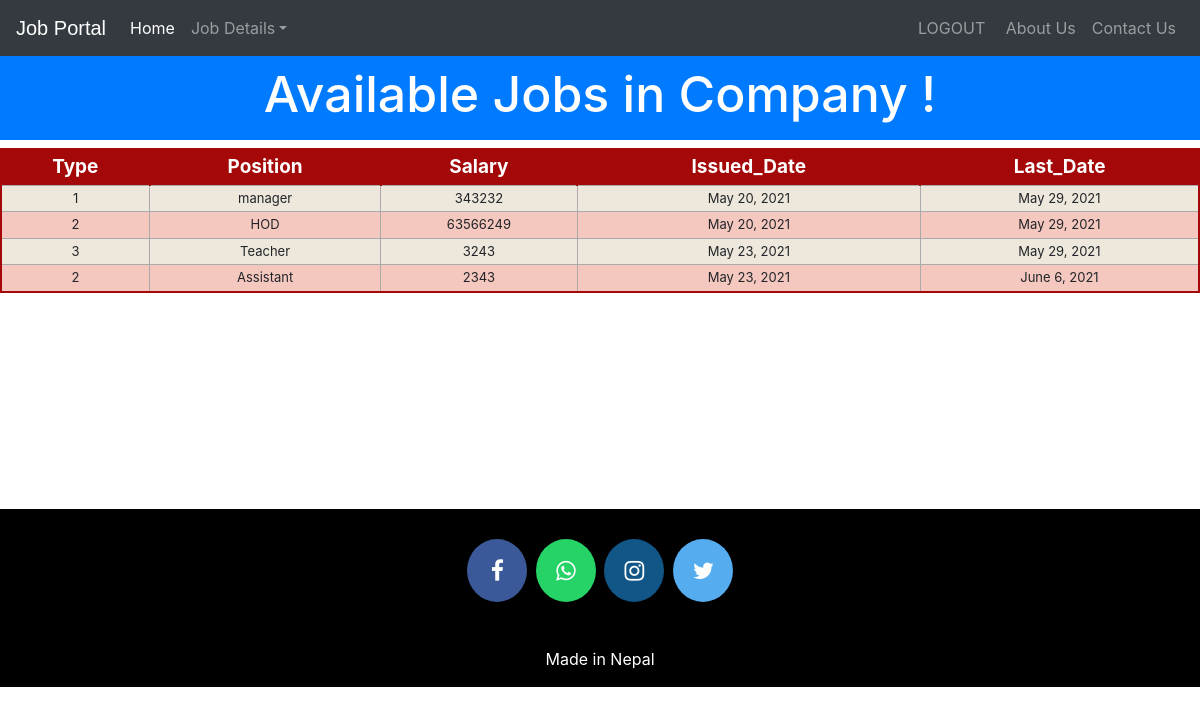
Before: /view-job-company/ (signed in) with the older database file.
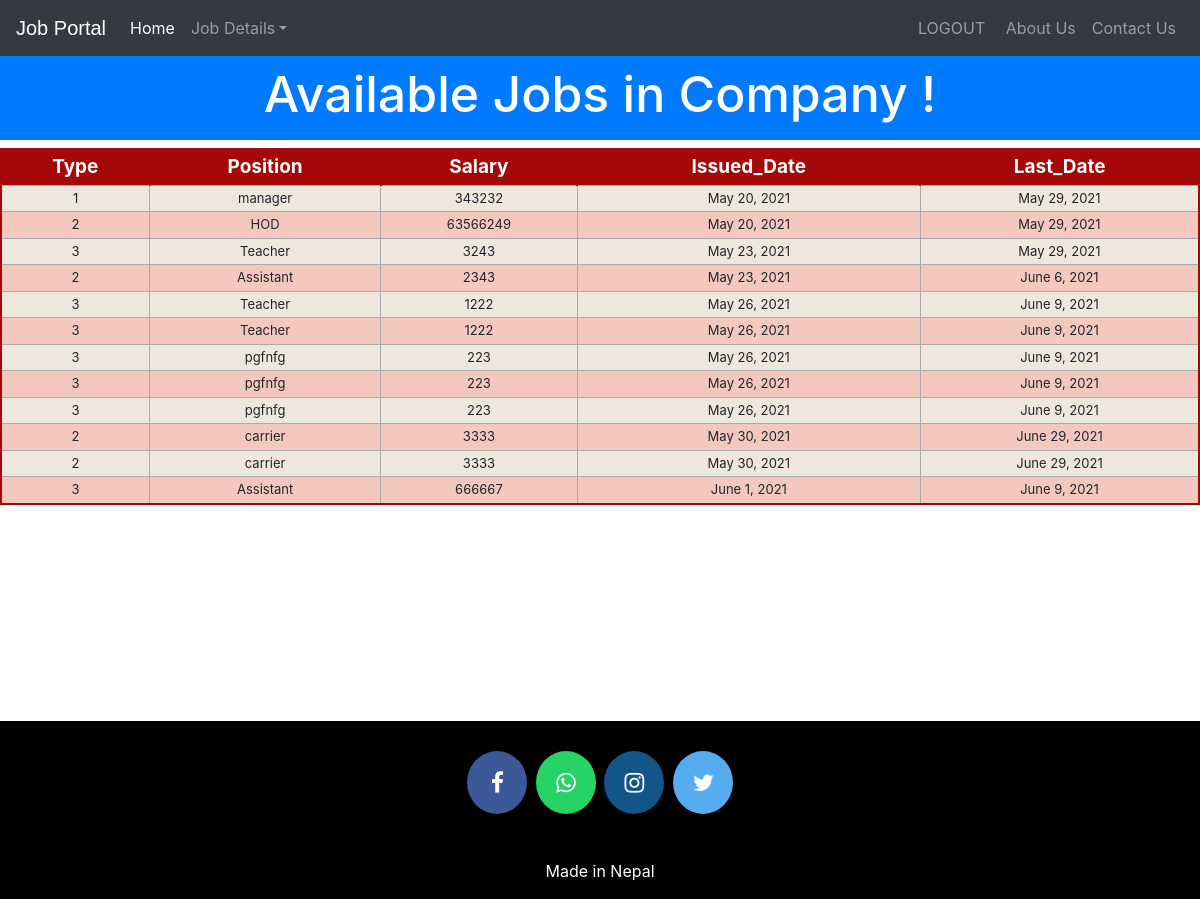
After: the same page with the newer database file.
### account/models.py (models this page shows, shortened)
class JobDetails(models.Model):
    user = models.ForeignKey(User, on_delete=models.CASCADE)
    type=models.CharField( choices=JOB_TYPE,max_length=10)
    position=models.CharField(max_length=20)
    description=models.TextField(max_length=100)
    salary=models.PositiveBigIntegerField()
    company_name=models.CharField(max_length=40)
    company_address=models.CharField(max_length=20)
    website=models.CharField(max_length=100)
    created_at=models.DateField(default=timezone.now)
    last_date=models.DateField()

### account/decorators.py (the view)
    def wrap(request,*args,**kwargs):
        if request.user.role=="employer":
            return function(request,*args,**kwargs)
        else:
            raise PermissionDenied

### account/views.py (called while the page is built)
@login_required(login_url=reverse_lazy('account:login'))
@user_is_employer
def ViewJobByCompany(request):
    obj=JobDetails.objects.filter(user_id=request.user.id)
    return render(request,'FirstProject/ViewAllJobCom.html',{'obj':obj})

### account/templates/FirstProject/ViewAllJobCom.html (shortened to what this page needs)
<!DOCTYPE html>
<html lang="en" dir="ltr">
  <head>
  </head>
  <body>
       {% include "FirstProject/navbaremployer.html" %}
    <br>
    <br>
    <h3 class="p-3 mb-2 bg-primary text-white" style = 'font-size: 50px;text-align:center;'>Available Jobs in Company !</h3>
{% if obj %}
<table class="redTable">
<thead>
<tr>
<th>Type</th>
<th>Position</th>
<th>Salary</th>
<th>Issued_Date</th>
    <th>Last_Date</th>
</tr>
</thead>
<tbody>
{% for job in obj %}
    <tr>
      <td>{{job.type}}</td>
      <td>{{job.position}}</td>
      <td>{{job.salary}}</td>
      <td>{{job.created_at}}</td>
        <td>{{job.last_date}}</td>
    </tr>
  {% endfor %}
</tbody>
</table>
{%else%}
<h1>Have 0 Jobs</h1>
{%endif%}
<br><br><br><br><br><br><br><br><br>
   {% include "FirstProject/footer.html" %}
  </body>
</html>

Changed rows visible on the page:
added JobDetails: type "3", position "Teacher", salary "1222", created_at "May 26, 2021", last_date "June 9, 2021"
added JobDetails: type "3", position "Teacher", salary "1222", created_at "May 26, 2021", last_date "June 9, 2021"
added JobDetails: type "3", position "pgfnfg", salary "223", created_at "May 26, 2021", last_date "June 9, 2021"
added JobDetails: type "3", position "pgfnfg", salary "223", created_at "May 26, 2021", last_date "June 9, 2021"
added JobDetails: type "3", position "pgfnfg", salary "223", created_at "May 26, 2021", last_date "June 9, 2021"
added JobDetails: type "2", position "carrier", salary "3333", created_at "May 30, 2021", last_date "June 29, 2021"
added JobDetails: type "2", position "carrier", salary "3333", created_at "May 30, 2021", last_date "June 29, 2021"
added JobDetails: type "3", position "Assistant", salary "666667", created_at "June 1, 2021", last_date "June 9, 2021"
